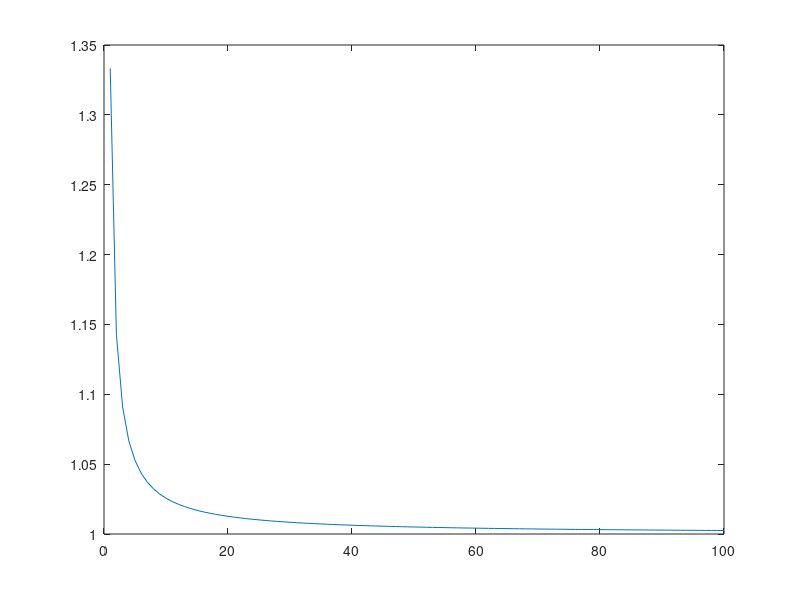

Here is the MATLAB script that generated this plot:
result = zeros(1,100);
for i = 1:100
    fun1 = @(x)sin((i-0.5)*x).*sin(i*x);
    val1 = integral(fun1,0,pi);
    result(i) = val1;
end

plot(result);